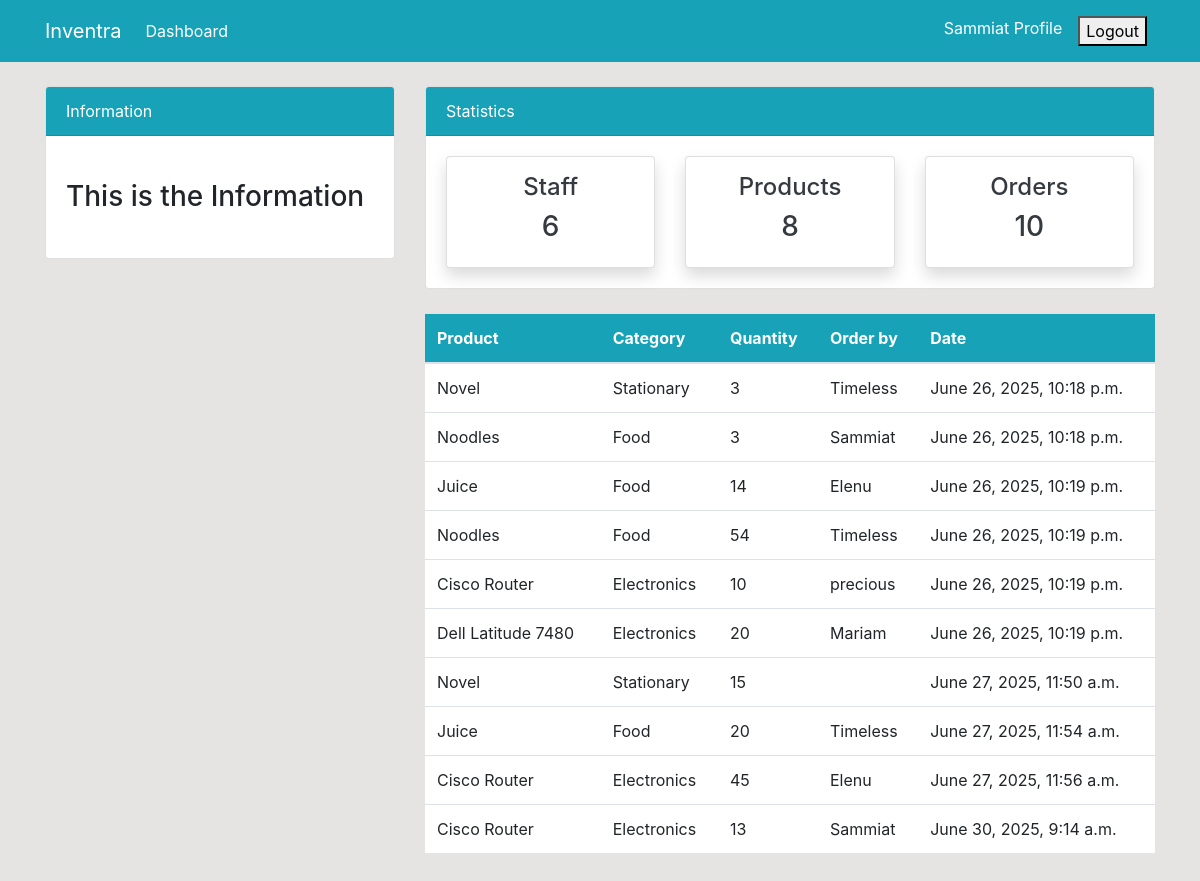
Page /order/ (signed in) on the earlier database version.
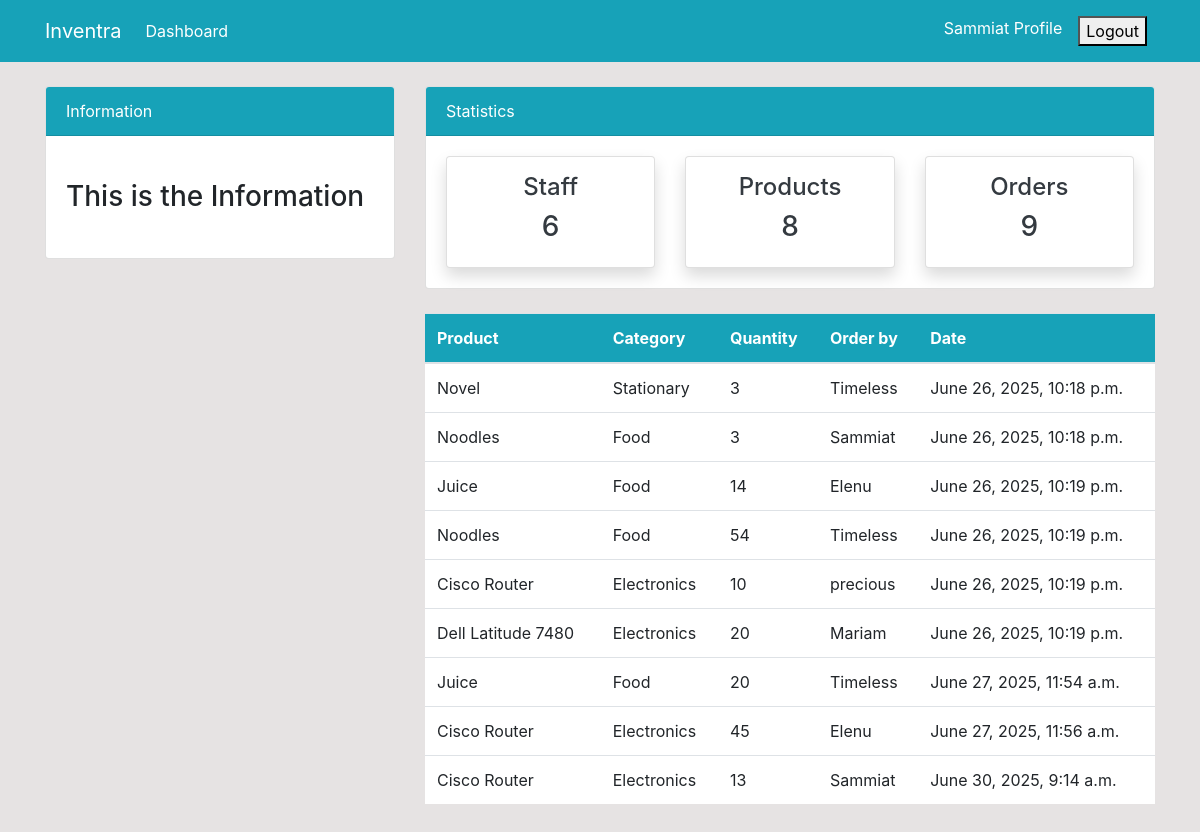
Same page on the later database version.
### dashboard/models.py (models this page shows, shortened)
class Order(models.Model):
    product = models.ForeignKey(Product, on_delete=models.CASCADE, null=True)
    staff = models.ForeignKey(User, on_delete=models.CASCADE, null=True)
    order_quantity = models.PositiveIntegerField(null=True)
    date = models.DateTimeField(auto_now_add=True)
    class Meta:
        verbose_name_plural = 'Order'

class Product(models.Model):
    name = models.CharField(max_length=100, null=True)
    category = models.CharField(max_length=20, choices=CATEGORY, null=True)
    quantity = models.PositiveIntegerField(null=True)
    class Meta:
        verbose_name_plural = 'Product'
    def __str__(self):
        return f'{self.name}'

### dashboard/views.py (the view)
# urls.py: path('order/', views.order, name='dashboard-order'),
@login_required
def order(request):
     orders = Order.objects.all()
     workers_count = User.objects.all().count
     orders_count = orders.count()
     product_count = Product.objects.all().count
     context = {
          'orders':orders,
          'workers_count': workers_count,
          'orders_count': orders_count,
          'product_count': product_count,
     }
     return render(request, 'dashboard/order.html', context)

### templates/dashboard/order.html (shortened to what this page needs)
 {% extends 'partials/base.html' %}
  {% block content %}
      {% include 'partials/topnav.html' %}
    <div class="container">
        <div class="row my-4">
            <div class="col-md-4">
            </div>
            <div class="col-md-8">
                <table class="table bg-white">
                    <thead class="bg-info">
                        <tr class="text-white">
                            <th scope="col">Product</th>
                            <th scope="col">Category</th>
                            <th scope="col">Quantity</th>
                            <th scope="col">Order by</th>
                            <th scope="col">Date</th>
                        </tr>
                    </thead>
                    <tbody>
                        {% for orders in orders%}
                        <tr>
                            <td>{{orders.product}}</td>
                            <td>{{orders.product.category}}</td>
                            <td>{{orders.order_quantity}}</td>
                            <td>
                                {{ orders.staff.username}}
                            </td>
                            <td>
                                {{ orders.date}}
                            </td>
                        </tr>
                        {% endfor %}
                    </tbody>
                </table>
            </div>
        </div>
    </div>
    {% endblock %}

### templates/partials/base.html (shortened to what this page needs)
{% load static %}
<!doctype html>
<html lang="en">
  <head>
    <link rel="stylesheet" href="https://cdn.jsdelivr.net/npm/bootstrap@4.6.2/dist/css/bootstrap.min.css">
    <link rel="stylesheet" href="{% static '/style.css' %}">
  </head>
  <body>
    {% include 'partials/nav.html' %}
    {% block content %}
    {% endblock %}
  </body>
</html>

### templates/partials/nav.html (shortened to what this page needs)
    <nav class="navbar navbar-expand-lg navbar-info bg-info">
        {% if user.is_authenticated %}
        <div class="container">
            <a class="navbar-brand text-white" href="{% url 'dashboard-index' %}">Inventra</a>
            <div class="collapse navbar-collapse" id="navbarSupportedContent">
                <ul class="navbar-nav mr-auto">
                    <li class="nav-item active">
                        <a class="nav-link text-white" href="{% url 'dashboard-index' %}">Dashboard </a>
                    </li>
                </ul>
                <ul class="navbar-nav ml-auto">
                    <li class="nav-item active">
                        <a class="nav-link text-white" href="{% url 'user-profile' %}">{{user.username}} Profile </a>
                    </li>
                    <form class="nav-link text-white" action="{% url 'user-logout' %}" method="post">
                         <button type="submit">Logout</button>
                    </form>
                </ul>
                {% endif %}
            </div>
        </div>
    </nav>

### templates/partials/topnav.html (shortened to what this page needs)
    <div class="container">
        <div class="row mt-4">
            <div class="col-md-4">
                <div class="card">
                    <div class="card-header bg-info text-white">
                        Information
                    </div>
                    <div class="card-body">
                        <marquee behavior="" direction="">
                            <h3 class="my-4">This is the Information</h3>
                        </marquee>
                    </div>
                </div>
            </div>
            <div class="col-md-8">
                <div class="card">
                    <div class="card-header bg-info text-white">
                        Statistics
                    </div>
                    <div class="card-body">
                        <div class="row">
                            <div class="col-md-4">
                                <a class="text-decoration-none text-dark" href="{% url 'dashboard-staff' %}" >
                                    <div class="card my-card shadow text-center p-3">
                                        <h4>Staff </h4>
                                        <h3>{{ workers_count }}</h3>
                                    </div>
                                </a>
                            </div>
                            <div class="col-md-4">
                                <a class="text-decoration-none text-dark" href="{% url 'dashboard-product' %}">
                                    <div class="card my-card shadow text-center p-3">
                                        <h4>Products </h4>
                                        <h3>{{ product_count }}</h3>
                                    </div>
                                </a>
                            </div>
                            <div class="col-md-4">
                                <a class="text-decoration-none text-dark" href="{% url 'dashboard-order' %}">
                                    <div class="card my-card shadow text-center p-3">
                                        <h4>Orders </h4>
                                        <h3>{{ orders_count }}</h3>
                                    </div>
                                </a>
                            </div>
                        </div>
                    </div>
                </div>
            </div>
        </div>
    </div>

### static/style.css (style rules this page uses)
body { background: rgb(230, 227, 227); }

Differences in the rows shown:
removed Order: product "Novel", product.category "Stationary", order_quantity "15", date "June 27, 2025, 11:50 a.m."
Other differences:
{{ orders_count }}: "10" → "9"
